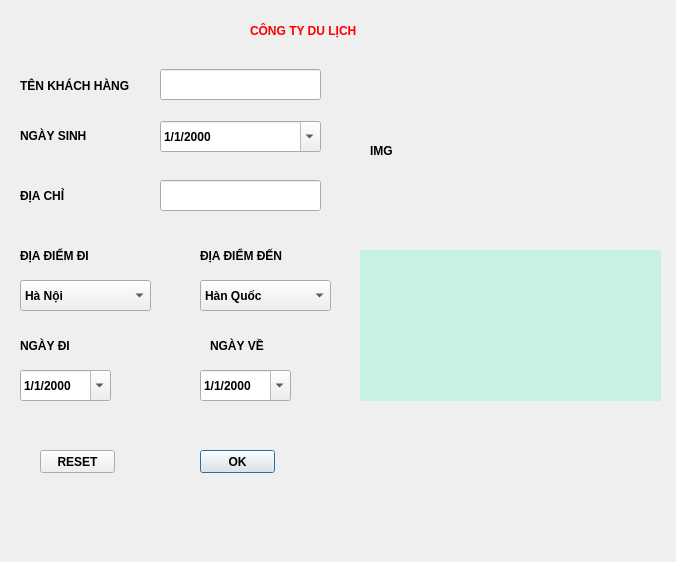
<?xml version="1.0" encoding="UTF-8"?>
<ui version="4.0">
 <class>Dialog</class>
 <widget class="QDialog" name="Dialog">
  <property name="geometry">
   <rect>
    <x>0</x>
    <y>0</y>
    <width>676</width>
    <height>562</height>
   </rect>
  </property>
  <property name="windowTitle">
   <string>Dialog</string>
  </property>
  <property name="styleSheet">
   <string notr="true">font-weight:bold;</string>
  </property>
  <widget class="QLabel" name="label">
   <property name="geometry">
    <rect>
     <x>250</x>
     <y>10</y>
     <width>201</width>
     <height>41</height>
    </rect>
   </property>
   <property name="styleSheet">
    <string notr="true">FONT-SIZE:20PX;COLOR:RED;FONT-WEIGHT:BOLD</string>
   </property>
   <property name="text">
    <string>CÔNG TY DU LỊCH</string>
   </property>
  </widget>
  <widget class="QLabel" name="label_2">
   <property name="geometry">
    <rect>
     <x>20</x>
     <y>70</y>
     <width>141</width>
     <height>31</height>
    </rect>
   </property>
   <property name="styleSheet">
    <string notr="true">FONT-SIZE:14PX</string>
   </property>
   <property name="text">
    <string>TÊN KHÁCH HÀNG</string>
   </property>
  </widget>
  <widget class="QLabel" name="label_3">
   <property name="geometry">
    <rect>
     <x>20</x>
     <y>120</y>
     <width>101</width>
     <height>31</height>
    </rect>
   </property>
   <property name="styleSheet">
    <string notr="true">FONT-SIZE:14PX</string>
   </property>
   <property name="text">
    <string>NGÀY SINH</string>
   </property>
  </widget>
  <widget class="QLabel" name="label_4">
   <property name="geometry">
    <rect>
     <x>20</x>
     <y>180</y>
     <width>101</width>
     <height>31</height>
    </rect>
   </property>
   <property name="styleSheet">
    <string notr="true">FONT-SIZE:14PX</string>
   </property>
   <property name="text">
    <string>ĐỊA CHỈ</string>
   </property>
  </widget>
  <widget class="QLabel" name="label_5">
   <property name="geometry">
    <rect>
     <x>20</x>
     <y>240</y>
     <width>101</width>
     <height>31</height>
    </rect>
   </property>
   <property name="styleSheet">
    <string notr="true">FONT-SIZE:14PX</string>
   </property>
   <property name="text">
    <string>ĐỊA ĐIỂM ĐI</string>
   </property>
  </widget>
  <widget class="QLabel" name="label_6">
   <property name="geometry">
    <rect>
     <x>200</x>
     <y>240</y>
     <width>141</width>
     <height>31</height>
    </rect>
   </property>
   <property name="styleSheet">
    <string notr="true">FONT-SIZE:14PX</string>
   </property>
   <property name="text">
    <string>ĐỊA ĐIỂM ĐẾN</string>
   </property>
  </widget>
  <widget class="QLabel" name="label_7">
   <property name="geometry">
    <rect>
     <x>20</x>
     <y>330</y>
     <width>141</width>
     <height>31</height>
    </rect>
   </property>
   <property name="styleSheet">
    <string notr="true">FONT-SIZE:14PX</string>
   </property>
   <property name="text">
    <string>NGÀY ĐI</string>
   </property>
  </widget>
  <widget class="QLabel" name="label_8">
   <property name="geometry">
    <rect>
     <x>210</x>
     <y>330</y>
     <width>141</width>
     <height>31</height>
    </rect>
   </property>
   <property name="styleSheet">
    <string notr="true">FONT-SIZE:14PX</string>
   </property>
   <property name="text">
    <string>NGÀY VỀ</string>
   </property>
  </widget>
  <widget class="QLabel" name="label_9">
   <property name="geometry">
    <rect>
     <x>400</x>
     <y>420</y>
     <width>271</width>
     <height>31</height>
    </rect>
   </property>
   <property name="styleSheet">
    <string notr="true">FONT-SIZE:14PX</string>
   </property>
   <property name="text">
    <string/>
   </property>
  </widget>
  <widget class="QLabel" name="label_10">
   <property name="geometry">
    <rect>
     <x>360</x>
     <y>250</y>
     <width>301</width>
     <height>151</height>
    </rect>
   </property>
   <property name="styleSheet">
    <string notr="true">FONT-SIZE:13PX;
background-color:rgba(42, 255, 174,0.2);padding-left:10px</string>
   </property>
   <property name="text">
    <string/>
   </property>
  </widget>
  <widget class="QLabel" name="label_11">
   <property name="geometry">
    <rect>
     <x>370</x>
     <y>70</y>
     <width>281</width>
     <height>161</height>
    </rect>
   </property>
   <property name="styleSheet">
    <string notr="true">FONT-SIZE:12PX</string>
   </property>
   <property name="text">
    <string>IMG</string>
   </property>
  </widget>
  <widget class="QLineEdit" name="lineEdit">
   <property name="geometry">
    <rect>
     <x>160</x>
     <y>69</y>
     <width>161</width>
     <height>31</height>
    </rect>
   </property>
   <property name="styleSheet">
    <string notr="true">font-style:italic</string>
   </property>
   <property name="text">
    <string/>
   </property>
  </widget>
  <widget class="QDateEdit" name="dateEdit">
   <property name="geometry">
    <rect>
     <x>160</x>
     <y>121</y>
     <width>161</width>
     <height>31</height>
    </rect>
   </property>
   <property name="displayFormat">
    <string>d/M/yyyy</string>
   </property>
   <property name="calendarPopup">
    <bool>true</bool>
   </property>
  </widget>
  <widget class="QLineEdit" name="lineEdit_2">
   <property name="geometry">
    <rect>
     <x>160</x>
     <y>180</y>
     <width>161</width>
     <height>31</height>
    </rect>
   </property>
   <property name="styleSheet">
    <string notr="true">font-style:italic</string>
   </property>
   <property name="text">
    <string/>
   </property>
  </widget>
  <widget class="QComboBox" name="comboBox">
   <property name="geometry">
    <rect>
     <x>20</x>
     <y>280</y>
     <width>131</width>
     <height>31</height>
    </rect>
   </property>
   <item>
    <property name="text">
     <string>Hà Nội</string>
    </property>
   </item>
   <item>
    <property name="text">
     <string>Hồ Chí Minh</string>
    </property>
   </item>
   <item>
    <property name="text">
     <string>Vũng Tàu</string>
    </property>
   </item>
  </widget>
  <widget class="QComboBox" name="comboBox_2">
   <property name="geometry">
    <rect>
     <x>200</x>
     <y>280</y>
     <width>131</width>
     <height>31</height>
    </rect>
   </property>
   <item>
    <property name="text">
     <string>Hàn Quốc</string>
    </property>
   </item>
   <item>
    <property name="text">
     <string>Nhật Bản</string>
    </property>
   </item>
   <item>
    <property name="text">
     <string>Thái Lan</string>
    </property>
   </item>
   <item>
    <property name="text">
     <string>Campuchia</string>
    </property>
   </item>
  </widget>
  <widget class="QDateEdit" name="dateEdit_2">
   <property name="geometry">
    <rect>
     <x>20</x>
     <y>370</y>
     <width>91</width>
     <height>31</height>
    </rect>
   </property>
   <property name="displayFormat">
    <string>d/M/yyyy</string>
   </property>
   <property name="calendarPopup">
    <bool>true</bool>
   </property>
  </widget>
  <widget class="QDateEdit" name="dateEdit_3">
   <property name="geometry">
    <rect>
     <x>200</x>
     <y>370</y>
     <width>91</width>
     <height>31</height>
    </rect>
   </property>
   <property name="displayFormat">
    <string>d/M/yyyy</string>
   </property>
   <property name="calendarPopup">
    <bool>true</bool>
   </property>
  </widget>
  <widget class="QPushButton" name="pushButton">
   <property name="geometry">
    <rect>
     <x>200</x>
     <y>450</y>
     <width>75</width>
     <height>23</height>
    </rect>
   </property>
   <property name="text">
    <string>OK</string>
   </property>
  </widget>
  <widget class="QPushButton" name="pushButton_2">
   <property name="geometry">
    <rect>
     <x>40</x>
     <y>450</y>
     <width>75</width>
     <height>23</height>
    </rect>
   </property>
   <property name="text">
    <string>RESET</string>
   </property>
  </widget>
 </widget>
 <resources/>
 <connections/>
</ui>
